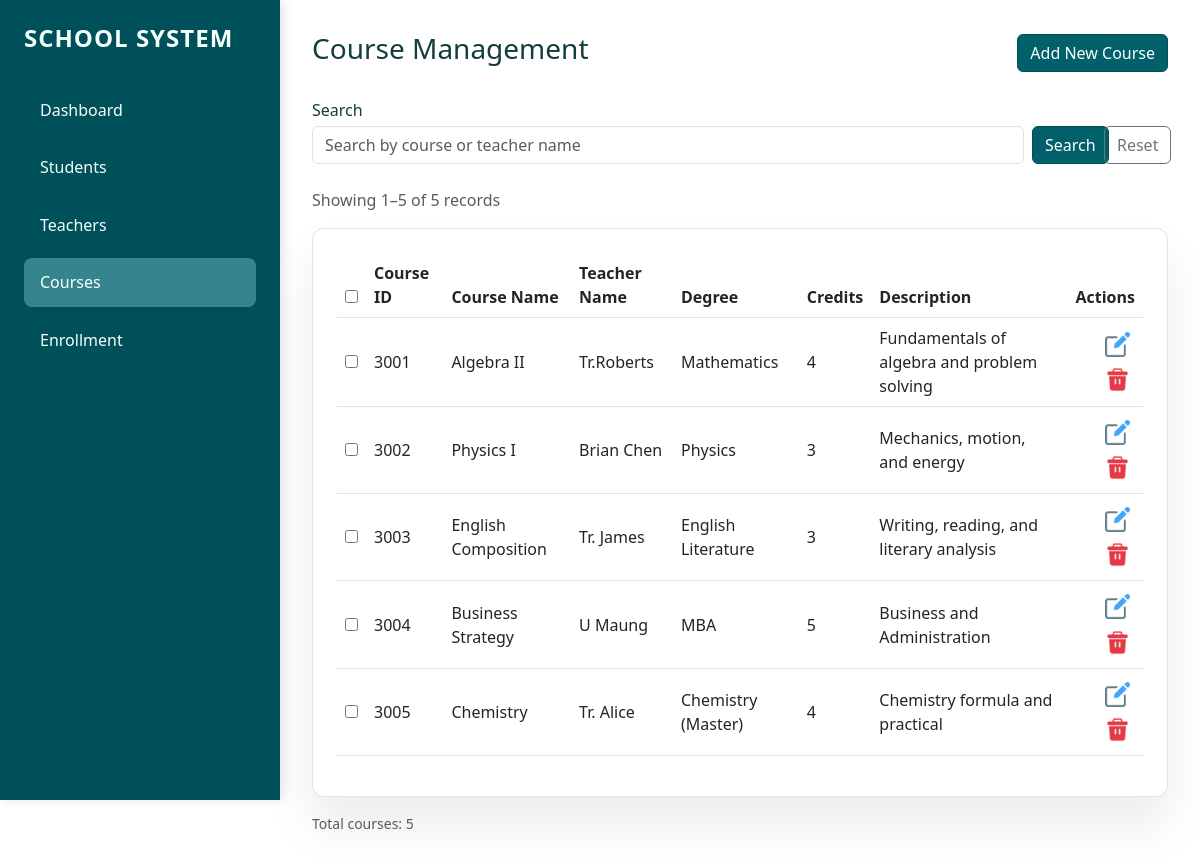
The app's page /courses, older data.
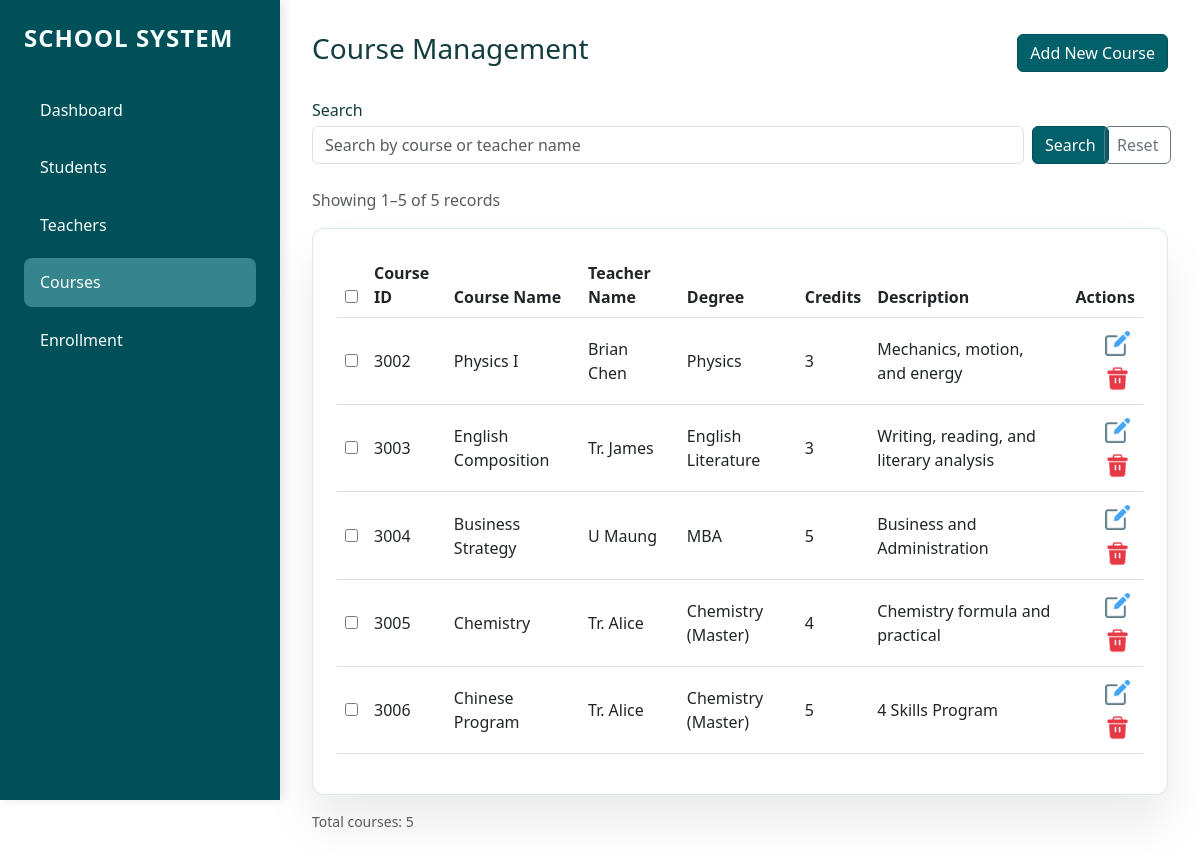
The same page, newer data.
### tables this page shows
CREATE TABLE courses (
                course_id INTEGER PRIMARY KEY AUTOINCREMENT,
                course_name TEXT NOT NULL,
                teacher_id INTEGER,
                credits INTEGER,
                description TEXT,
                FOREIGN KEY (teacher_id) REFERENCES teachers (teacher_id)
            );

CREATE TABLE teachers (
                teacher_id INTEGER PRIMARY KEY AUTOINCREMENT,
                name TEXT NOT NULL,
                email TEXT,
                degree TEXT,
                hire_date DATE
            );

### app.py (the view, shortened to what this page needs)
@app.route("/courses", methods=["GET", "POST"])
def courses_page():
    search = request.args.get("search", "").strip()
    page = request.args.get("page", 1, type=int)
    per_page = 5
    courses, total = database.get_courses(
        search_text=search or None, page=page, per_page=per_page
    )
    total_pages = (total + per_page - 1) // per_page
    start = (page - 1) * per_page + 1 if total > 0 else 0
    end = min(page * per_page, total)
    return render_template(
        "courses.html",
        courses=courses,
        teachers=database.get_all_teachers(),
        search=search,
        page=page,
        total_pages=total_pages,
        total=total,
        start=start,
        end=end,
    )

### database.py (called while the page is built)
def get_connection():
    conn = sqlite3.connect(DB_NAME, timeout=30)
    conn.execute('PRAGMA foreign_keys = ON')
    conn.row_factory = sqlite3.Row
    return conn

def get_all_teachers():
    teachers, _ = get_teachers(page=None, per_page=None)
    return teachers

### templates/courses.html (shortened to what this page needs)
{% extends "base.html" %}
{% block content %}
<div class="d-flex justify-content-between align-items-center mb-4">
    <h3>Course Management</h3>
    <button class="btn btn-primary" data-bs-toggle="modal" data-bs-target="#addModal">Add New Course</button>
</div>
<form method="GET" action="{{ url_for('courses_page') }}" class="row g-2 align-items-end mb-4">
    <div class="col-md-10">
        <label for="search" class="form-label mb-1">Search</label>
        <input type="search" name="search" class="form-control" placeholder="Search by course or teacher name"
            value="{{ search | default('') }}">
    </div>
    <div class="col-md-1 d-grid">
        <button type="submit" class="btn btn-outline-primary w-100">Search</button>
    </div>
    <div class="col-md-1 d-grid">
        <a href="{{ url_for('courses_page') }}" class="btn btn-outline-secondary">Reset</a>
    </div>
</form>
<p class="text-muted">Showing {{ start }}–{{ end }} of {{ total }} records</p>
<div class="card-custom">
    <table class="table align-middle">
        <thead>
            <tr>
                <th><input type="checkbox" id="selectAll"></th>
                <th>Course ID</th>
                <th>Course Name</th>
                <th>Teacher Name</th>
                <th>Degree</th>
                <th>Credits</th>
                <th>Description</th>
                <th class="text-end">Actions</th>
            </tr>
        </thead>
        <tbody>
            {% for s in courses %}
            <tr>
                <td><input type="checkbox" class="rowCheckbox" value="{{ s['course_id'] }}"></td>
                <td>{{ s['course_id'] }}</td>
                <td>{{ s['course_name'] }}</td>
                <td>{{ s['teacher_name'] or 'No Teacher' }}</td>
                <td>{{ s['degree'] }}</td>
                <td>{{ s['credits'] }}</td>
                <td>{{ s['description'] }}</td>
                <td class="text-end">
                    <button class="btn btn-sm btn-outline-secondary" data-bs-toggle="modal"
                        data-bs-target="#edit{{ s['course_id'] }}"><img
                            src="{{ url_for('static', filename='image/edit.png') }}" alt="Edit"
                            style="width: 1rem; height: 1rem;"></button>
                    <form action="/courses/{{ s['course_id'] }}/delete" method="POST" class="d-inline row-delete-form" data-item-name="course {{ s['course_name'] }}">
                        <button type="submit" class="btn btn-sm delete-row-delete-btn"><img
                                src="{{ url_for('static', filename='image/delete.png') }}" alt="Delete"
                                style="width: 1rem; height: 1rem;"></button>
                    </form>
                </td>
            </tr>
            {% endfor %}
        </tbody>
    </table>
</div>
<div class="d-flex justify-content-between align-items-center mt-3">
    <small class="text-muted">Total courses: {{ total }}</small>
</div>
{% endblock %}

### templates/base.html (shortened to what this page needs)
<!DOCTYPE html>
<html lang="en">
<head>
    <link href="https://cdn.jsdelivr.net/npm/bootstrap@5.3.0/dist/css/bootstrap.min.css" rel="stylesheet">
    <link rel="stylesheet" href="https://cdn.jsdelivr.net/npm/bootstrap-icons@1.10.0/font/bootstrap-icons.css">
    <link rel="stylesheet" href="{{ url_for('static', filename='style.css') }}">
</head>
<body>
    <div class="sidebar">
        <h2 style="font-size: 1.5rem; font-weight: 750;">School System</h2>
        <nav>
            <a href="/dashboard" class="nav-link {% if request.path == '/dashboard' %}active{% endif %}">Dashboard</a>
            <a href="/students" class="nav-link {% if request.path == '/students' %}active{% endif %}">Students</a>
            <a href="/teachers" class="nav-link {% if request.path == '/teachers' %}active{% endif %}">Teachers</a>
            <a href="/courses" class="nav-link {% if request.path == '/courses' %}active{% endif %}">Courses</a>
            <a href="/enrollment"
                class="nav-link {% if request.path == '/enrollment' %}active{% endif %}">Enrollment</a>
        </nav>
    </div>
    <div class="main-content">
        {% block content %}
        {% endblock %}
    </div>
    </body>
</html>

### static/style.css (style rules this page uses)
:root { --sidebar-width: 280px; --primary-bg: #ffffff; --sidebar-color: #005059; --accent: #7DA78C; --accent-strong: rgb(53, 133, 142); --accent-soft: rgb(53, 133, 142,0.5); --text-muted: rgba(255, 255, 255, 0.85); --text-strong: #f5fffc; --card-bg: #ffffff; --card-border: rgba(53, 133, 142, 0.18); }
body { background: var(--primary-bg); margin: 0; font-family: 'Segoe UI', Tahoma, Geneva, Verdana, sans-serif; color: #133d3e; }
.sidebar { width: var(--sidebar-width); height: 100vh; background: var(--sidebar-color); color: white; position: fixed; left: 0; top: 0; padding: 1.5rem; box-shadow: 4px 0 10px rgba(0, 0, 0, 0.1); }
.sidebar h2 { font-size: 1.2rem; font-weight: 700; margin-bottom: 2rem; color: var(--text-strong); text-transform: uppercase; letter-spacing: 1px; }
.nav-link { color: var(--text-strong); text-decoration: none; display: block; padding: 0.8rem 1rem; margin: 0.5rem 0; border-radius: 8px; transition: all 0.3s ease; }
.nav-link:hover, .nav-link.active { background: var(--accent-strong); color: white; }
.btn-primary, .btn-outline-primary, .btn-success { color: #ffffff; background-color: #01606a !important; border-color: #005059 !important; }
.d-flex.justify-content-between.align-items-center.mb-4>.btn-primary { min-width: 140px; }
.main-content { margin-left: var(--sidebar-width); padding: 2rem; width: calc(100% - var(--sidebar-width)); min-height: 100vh; background: transparent; }
.delete-row-delete-btn { background: transparent !important; border: none !important; border-radius: 0 !important; box-shadow: none !important; padding: 0; width: 2.2rem; height: 2.2rem; display: inline-flex; align-items: center; justify-content: center; }
.delete-row-delete-btn img { width: 25px !important; height: 25px !important; }
button[data-bs-target^="#edit"] img { width: 25px !important; height: 25px !important; align-items: center; justify-content: center; background: transparent !important; border: none !important; padding: 0 !important; }
button[data-bs-target^="#edit"] { background: transparent !important; border: none !important; border-radius: 0 !important; box-shadow: none !important; padding: 0; width: 2.2rem; height: 2.2rem; display: inline-flex; align-items: center; justify-content: center; }
.card-custom { background: var(--card-bg); border-radius: 12px; padding: 1.5rem; box-shadow: 0 30px 50px rgba(0, 0, 0, 0.08); border: 1px solid var(--card-border); }

Row changes from the older to the newer data that the page shows:
removed courses: course_id "3001", course_name "Algebra II", name "Tr.Roberts", degree "Mathematics", credits "4", description "Fundamentals of algebra and problem solving"
added courses: course_id "3006", course_name "Chinese Program", name "Tr. Alice", degree "Chemistry (Master)", credits "5", description "4 Skills Program"
